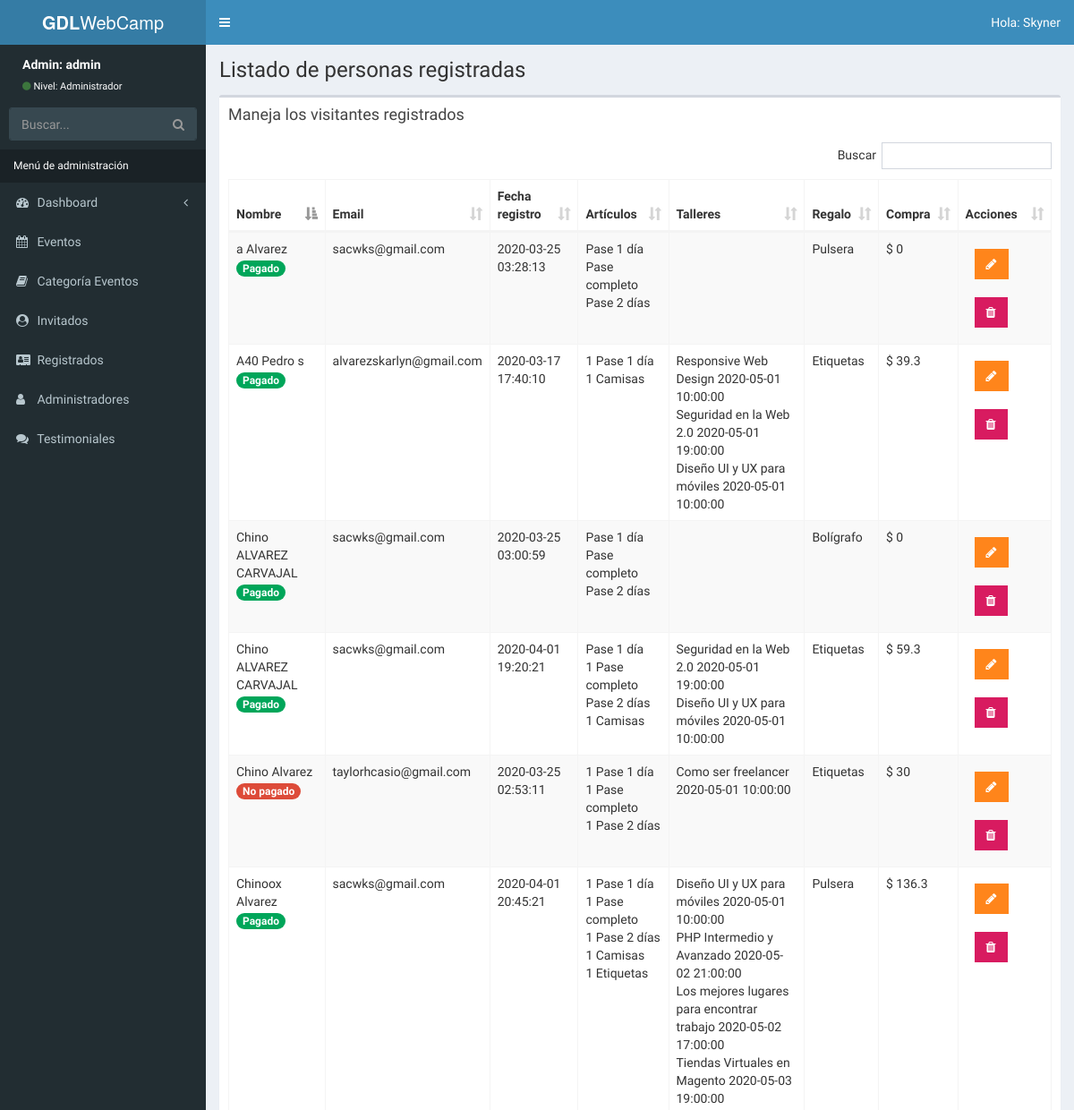
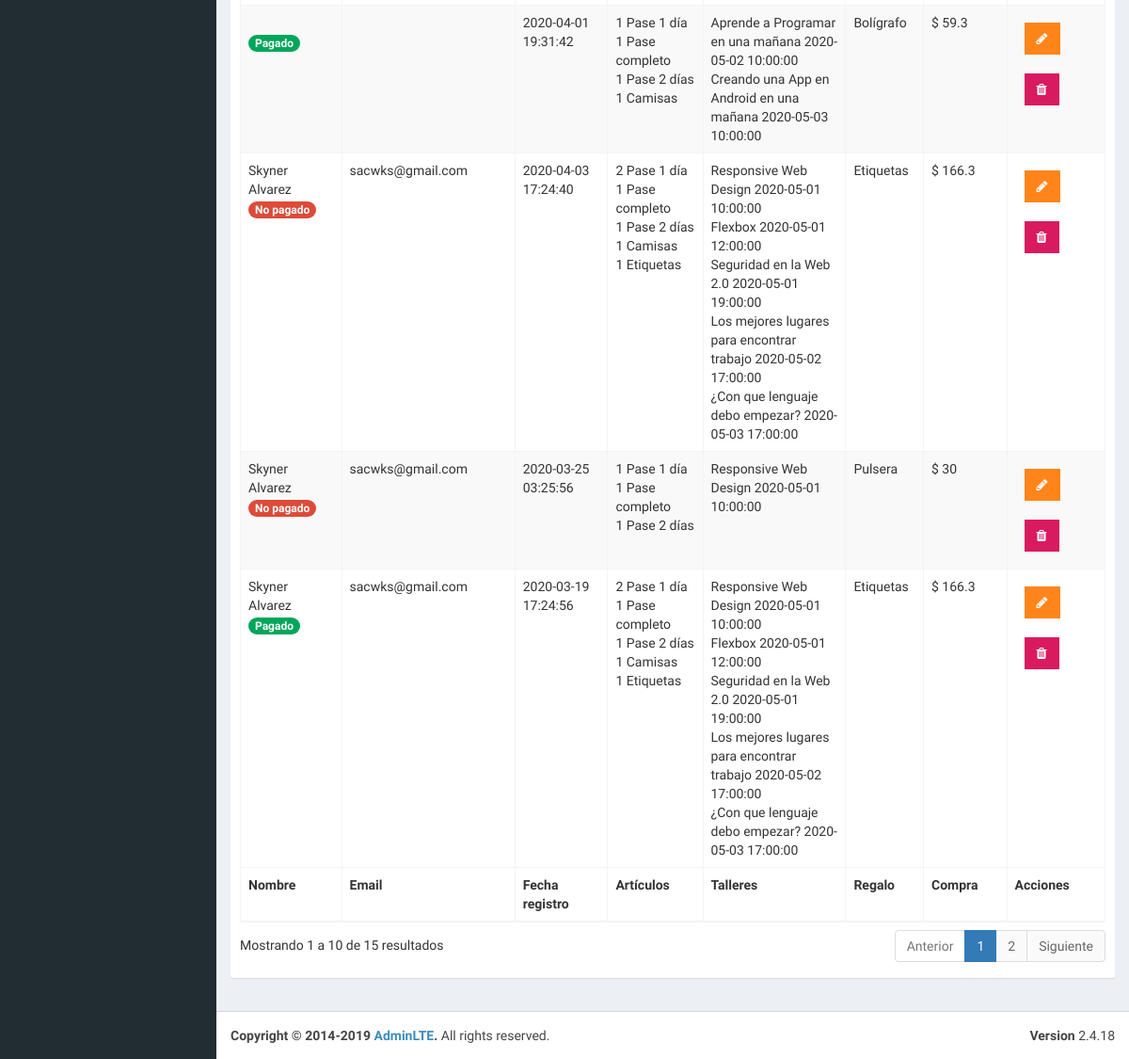
Screenshot of /admin/lista-registrados.php (signed in) with the database file from the repository (2 pictures, top to bottom).
### tables this page shows
CREATE TABLE `registrados` (
  `id_registrado` bigint(20) UNSIGNED NOT NULL,
  `nombre_registrado` varchar(50) NOT NULL,
  `apellido_registrado` varchar(50) NOT NULL,
  `email_registrado` varchar(100) NOT NULL,
  `fecha_registro` datetime NOT NULL,
  `pases_articulos` longtext NOT NULL,
  `talleres_registrados` longtext NOT NULL,
  `regalo` int(11) NOT NULL,
  `total_pagado` varchar(50) NOT NULL,
  `pagado` int(1) NOT NULL DEFAULT '0'
);

CREATE TABLE `eventos` (
  `evento_id` tinyint(10) NOT NULL,
  `nombre_evento` varchar(200) NOT NULL,
  `fecha_evento` date NOT NULL,
  `hora_evento` time NOT NULL,
  `id_cat_evento` tinyint(10) NOT NULL,
  `id_inv` tinyint(4) NOT NULL,
  `clave` varchar(10) DEFAULT NULL,
  `editado` datetime DEFAULT NULL
);

CREATE TABLE `regalos` (
  `id_regalo` int(11) NOT NULL,
  `nombre_regalo` varchar(50) NOT NULL
);

### admin/lista-registrados.php (the view, shortened to what this page needs)
<?php
include_once 'funciones/funciones.php';
include_once 'templates/header.php';
include_once 'templates/barra.php';
include_once 'templates/navegacion.php';
?>
  <div class="content-wrapper">
    <section class="content-header">
      <h1>
        Listado de personas registradas
      </h1>
    </section>
<section class="content">
      <div class="row">
        <div class="col-xs-12">
          <div class="box">
            <div class="box-header">
              <h3 class="box-title">Maneja los visitantes registrados</h3>
            </div>
            <div class="box-body">
              <table id="registros" class="table table-bordered table-striped">
                <thead>
                <tr>
                  <th>Nombre</th>
                  <th>Email</th>
                  <th>Fecha registro</th>
                  <th>Artículos</th>
                  <th>Talleres</th>
                  <th>Regalo</th>
                  <th>Compra</th>
                  <th>Acciones</th>
                </tr>
                </thead>
                <tbody>
                <?php
                   try {
                     $sql = "SELECT registrados.*, regalos.nombre_regalo FROM registrados";
                     $sql .= " JOIN regalos ";
                     $sql .= " On registrados.regalo = regalos.id_regalo ";
                     $resultado = $conn->query($sql);
                   } catch (Exception $e) {
                        $error = $e->getMessage();
                        echo $error;
                   }
                   while ($registrados = $resultado->fetch_assoc()) { ?>
                     <tr>
                      <td>
                        <?php echo $registrados['nombre_registrado'] . " " . $registrados['apellido_registrado'];
                          $pagado = $registrados['pagado'];
                          if ($pagado) {
                            echo '<br>';
                            echo '<span class="badge bg-green">Pagado</span>';
                          }else{
                            echo '<br>';
                            echo '<span class="badge bg-red">No pagado</span>';
                          }
                        ?>
                      </td>
                      <td> <?php echo $registrados['email_registrado']; ?> </td>
                      <td> <?php echo $registrados['fecha_registro']; ?> </td>
                      <td>
                        <?php
                            $articulos = json_decode($registrados['pases_articulos'], true);
                            $arreglo_articulos = array(
                              'un_dia' => 'Pase 1 día',
                              'pase_2dias' => 'Pase 2 días',
                              'pase_completo' => 'Pase completo',
                              'camisas' => 'Camisas',
                              'etiquetas' => 'Etiquetas'
                            );
                            foreach ($articulos as $key => $articulo) {
                              if (array_key_exists('cantidad', $articulo)) {
                                echo $articulo['cantidad'] . " " . $arreglo_articulos[$key]. "<br>";
                              }else {
                                echo $articulo . " " . $arreglo_articulos[$key]. "<br>";
                              }
                            }
                        ?>
                      </td>
                      <td>
                        <?php $eventos_resultado = $registrados['talleres_registrados'];
                            $talleres = json_decode($eventos_resultado, true);
                            $talleres = implode("', '", $talleres['eventos']);
                            $sql_talleres = "SELECT nombre_evento, fecha_evento, hora_evento FROM eventos WHERE clave IN ('$talleres') OR evento_id IN ('$talleres') ";
                            $resultado_talleres = $conn->query($sql_talleres);
                            while ($eventos = $resultado_talleres->fetch_assoc()) {
                              echo $eventos['nombre_evento'] . " " . $eventos['fecha_evento'] . " " . $eventos['hora_evento'] . "<br>";
                            }
                        ?>
                      </td>
                      <td> <?php echo $registrados['nombre_regalo']; ?> </td>
                      <td>$ <?php echo $registrados['total_pagado']; ?> </td>
                      <td>
                        <a href="editar-registro.php?id=<?php echo $registrados['id_registrado']; ?>" class="btn bg-orange btn-flat margin">
                          <i class="fa fa-pencil"></i>
                        </a>
                        <a href="#" data-id="<?php echo $registrados['id_registrado']; ?>" data-tipo="registrado" class="btn bg-maroon btn-flat margin borrar_registro">
                          <i class="fa fa-trash"></i>
                        </a>
                      </td>
                     </tr>
                <?php   }  ?>
                </tbody>
                <tfoot>
                <tr>
                  <th>Nombre</th>
                  <th>Email</th>
                  <th>Fecha registro</th>
                  <th>Artículos</th>
                  <th>Talleres</th>
                  <th>Regalo</th>
                  <th>Compra</th>
                  <th>Acciones</th>
                </tr>
                </tfoot>
              </table>
            </div>
          </div>
        </div>
      </div>
    </section>
   </div>
  <?php
include_once 'templates/footer.php'; ?>

### rows the page displays
registrados: nombre_registrado "Skyner", apellido_registrado "Alvarez", pagado "No pagado", email_registrado "sacwks@gmail.com", fecha_registro "2020-04-03 17:24:40", regalo "2", key "Pase 1 día", id_registrado "1", key "Pase completo", key "Pase 2 días", key "Camisas", key "Etiquetas", regalo.nombre_regalo "Etiquetas", total_pagado "166.3"
eventos: nombre_evento "Responsive Web Design", fecha_evento "2020-05-01", hora_evento "10:00:00"
eventos: nombre_evento "Flexbox", fecha_evento "2020-05-01", hora_evento "12:00:00"
eventos: nombre_evento "Seguridad en la Web 2.0", fecha_evento "2020-05-01", hora_evento "19:00:00"
eventos: nombre_evento "Los mejores lugares para encontrar trabajo", fecha_evento "2020-05-02", hora_evento "17:00:00"
eventos: nombre_evento "¿Con que lenguaje debo empezar?", fecha_evento "2020-05-03", hora_evento "17:00:00"
registrados: nombre_registrado "Skyner", apellido_registrado "Alvarez", pagado "Pagado", email_registrado "sacwks@gmail.com", fecha_registro "2020-03-19 17:24:56", pases_articulos "2", key "Pase 1 día", pases_articulos "1", key "Pase completo", key "Pase 2 días", key "Camisas", key "Etiquetas", regalo.nombre_regalo "Etiquetas", total_pagado "166.3"
registrados: nombre_registrado "A40 Pedro", apellido_registrado "s", pagado "Pagado", email_registrado "alvarezskarlyn@gmail.com", fecha_registro "2020-03-17 17:40:10", pases_articulos "1", key "Pase 1 día", key "Camisas", regalo.nombre_regalo "Etiquetas", total_pagado "39.3"
eventos: nombre_evento "Diseño UI y UX para móviles", fecha_evento "2020-05-01", hora_evento "10:00:00"
registrados: nombre_registrado "Chino", apellido_registrado "Alvarez", pagado "No pagado", email_registrado "taylorhcasio@gmail.com", fecha_registro "2020-03-25 02:53:11", pases_articulos "1", key "Pase 1 día", key "Pase completo", key "Pase 2 días", regalo.nombre_regalo "Etiquetas", total_pagado "30"
eventos: nombre_evento "Como ser freelancer", fecha_evento "2020-05-01", hora_evento "10:00:00"
registrados: nombre_registrado "Chino", apellido_registrado "ALVAREZ CARVAJAL", pagado "Pagado", email_registrado "sacwks@gmail.com", fecha_registro "2020-03-25 03:00:59", key "Pase 1 día", key "Pase completo", key "Pase 2 días", regalo.nombre_regalo "Bolígrafo", total_pagado "0"
registrados: nombre_registrado "Skyner", apellido_registrado "Alvarez", pagado "No pagado", email_registrado "sacwks@gmail.com", fecha_registro "2020-03-25 03:25:56", pases_articulos "1", key "Pase 1 día", key "Pase completo", key "Pase 2 días", regalo.nombre_regalo "Pulsera", total_pagado "30"
registrados: nombre_registrado "a", apellido_registrado "Alvarez", pagado "Pagado", email_registrado "sacwks@gmail.com", fecha_registro "2020-03-25 03:28:13", key "Pase 1 día", key "Pase completo", key "Pase 2 días", regalo.nombre_regalo "Pulsera", total_pagado "0"
registrados: pagado "Pagado", fecha_registro "2020-04-01 19:31:42", pases_articulos "1", key "Pase 1 día", key "Pase completo", key "Pase 2 días", key "Camisas", regalo.nombre_regalo "Bolígrafo", total_pagado "59.3"
eventos: nombre_evento "Aprende a Programar en una mañana", fecha_evento "2020-05-02", hora_evento "10:00:00"
eventos: nombre_evento "Creando una App en Android en una mañana", fecha_evento "2020-05-03", hora_evento "10:00:00"
registrados: nombre_registrado "Chino", apellido_registrado "ALVAREZ CARVAJAL", pagado "Pagado", email_registrado "sacwks@gmail.com", fecha_registro "2020-04-01 19:20:21", key "Pase 1 día", cantidad "1", key "Pase completo", key "Pase 2 días", pases_articulos "1", key "Camisas", regalo.nombre_regalo "Etiquetas", total_pagado "59.3"
registrados: nombre_registrado "Chinoox", apellido_registrado "Alvarez", pagado "Pagado", email_registrado "sacwks@gmail.com", fecha_registro "2020-04-01 20:45:21", cantidad "1", key "Pase 1 día", key "Pase completo", key "Pase 2 días", pases_articulos "1", key "Camisas", key "Etiquetas", regalo.nombre_regalo "Pulsera", total_pagado "136.3"
eventos: nombre_evento "PHP Intermedio y Avanzado", fecha_evento "2020-05-02", hora_evento "21:00:00"
eventos: nombre_evento "Tiendas Virtuales en Magento", fecha_evento "2020-05-03", hora_evento "19:00:00"

### other values shown
$_SESSION['nombre'] "Skyner"
$_SESSION['usuario'] "admin"
